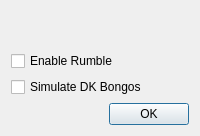
<?xml version="1.0" encoding="UTF-8"?>
<ui version="4.0">
 <class>GCPadWiiUConfigDialog</class>
 <widget class="QDialog" name="GCPadWiiUConfigDialog">
  <layout class="QVBoxLayout" name="mainLayout">
   <item>
    <widget class="QLabel" name="statusLabel">
     <property name="text">
      <string notr="true"/>
     </property>
    </widget>
   </item>
   <item>
    <widget class="QLabel" name="pollRateLabel">
     <property name="text">
      <string notr="true"/>
     </property>
    </widget>
   </item>
   <item>
    <widget class="QCheckBox" name="rumbleCheckBox">
     <property name="text">
      <string>Enable Rumble</string>
     </property>
    </widget>
   </item>
   <item>
    <widget class="QCheckBox" name="simulateBongosCheckBox">
     <property name="text">
      <string>Simulate DK Bongos</string>
     </property>
    </widget>
   </item>
   <item>
    <widget class="QDialogButtonBox" name="buttonBox">
     <property name="standardButtons">
      <set>QDialogButtonBox::StandardButton::Ok</set>
     </property>
    </widget>
   </item>
  </layout>
 </widget>
 <tabstops>
  <tabstop>rumbleCheckBox</tabstop>
  <tabstop>simulateBongosCheckBox</tabstop>
  <tabstop>buttonBox</tabstop>
 </tabstops>
 <resources/>
 <connections/>
</ui>
